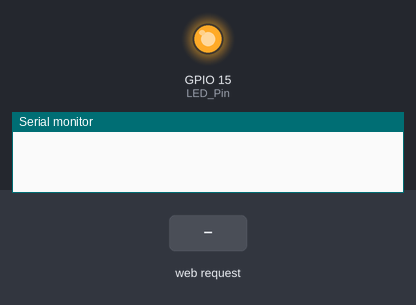
The sketch below on a simulated ESP32. Parts: output pins drawn as LEDs (lit = HIGH), the last lines printed to the serial monitor. The inputs (shaded band) are chosen by the test bench.

Above: at 1.6 s.
1.7 s: HTTP request GET /LEDON received
At 2.2 s:
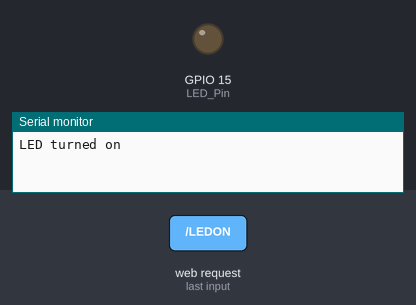
3.2 s: HTTP request GET /LEDOFF received
At 4.6 s:
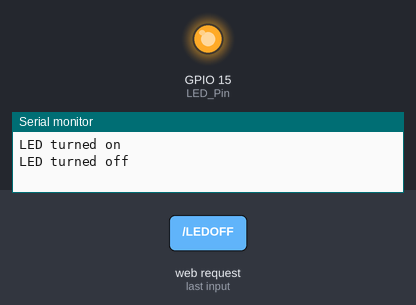
Timing chart, 0 to 6.2 s (numbered marks = the images above; inputs shaded):
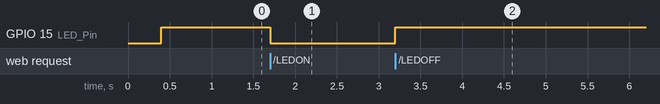

The sketch:

MITAPP_IOT.ino
```cpp
#include <WiFi.h>

const char WiFiPassword[] = ""; // Leave blank if you do not want to have a password for the Node
const char AP_NameChar[] = "JAndro";

WiFiServer server(80);
String request = "";
const int LED_Pin = 15;

void setup() {
    Serial.begin(9600);
    pinMode(LED_Pin, OUTPUT);
    digitalWrite(LED_Pin, LOW); // Turn on LED
    delay(400);
    digitalWrite(LED_Pin, HIGH); // Turn off LED

    WiFi.softAP(AP_NameChar, WiFiPassword); // Create the access point
    server.begin();
}

void loop() {
    // Check if a client has connected
    WiFiClient client = server.available();
    if (!client) {
        return;
    }

    // Read the first line of the request
    request = client.readStringUntil('\r');
    client.flush();

    // Control the LED based on the request
    if (request.indexOf("LEDON") > 0) {
        digitalWrite(LED_Pin, LOW);
        client.println("HTTP/1.1 200 OK\r\n");
        client.println("LEDON");
        client.flush();
        Serial.println("LED turned on");
    } else if (request.indexOf("LEDOFF") > 0) {
        digitalWrite(LED_Pin, HIGH);
        client.println("HTTP/1.1 200 OK\r\n");
        client.println("LEDOFF");
        client.flush();
        Serial.println("LED turned off");
    }
    delay(5);
}
```

Measured:
- after the input at 1.7 s, GPIO 15 (LED_Pin): HIGH → LOW at once
- after the input at 3.2 s, GPIO 15 (LED_Pin): LOW → HIGH at once
